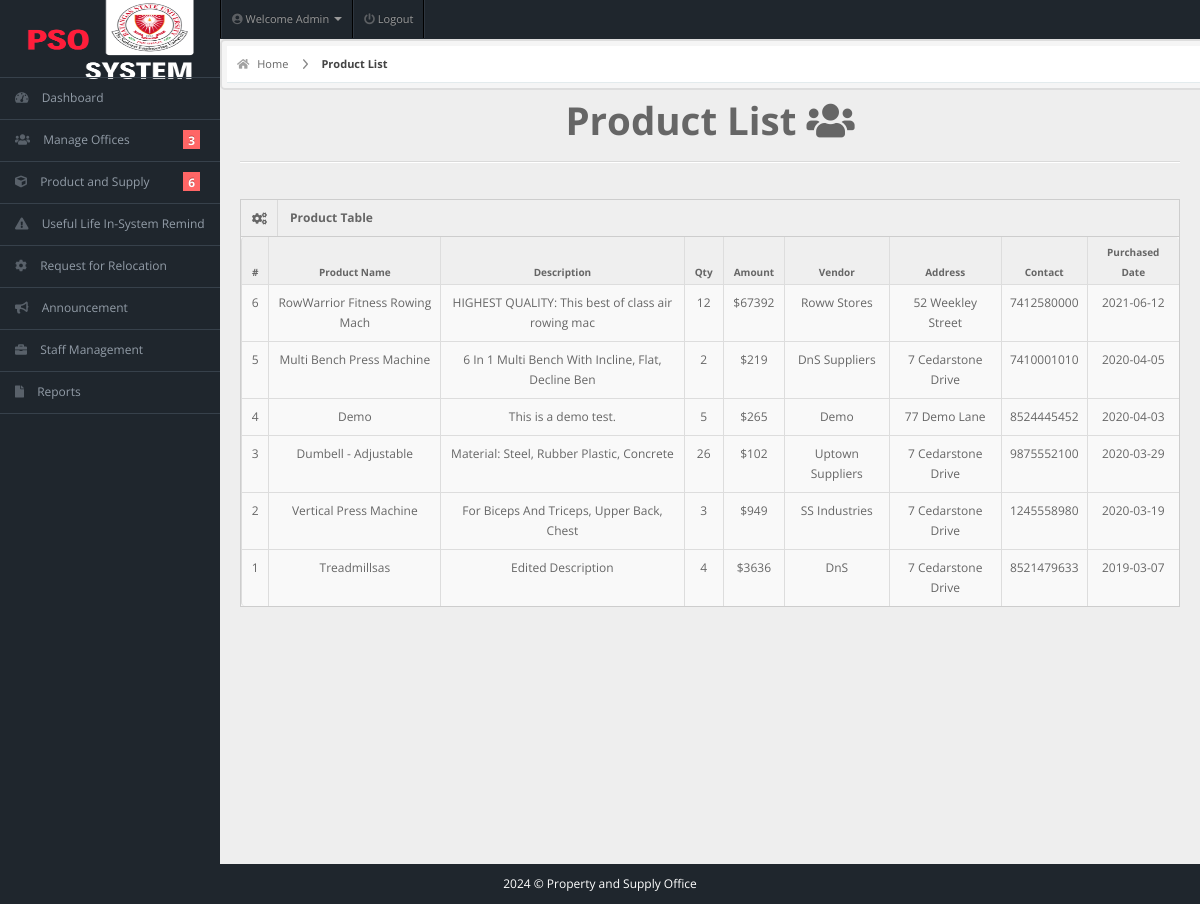
Page /admin/equipment.php (signed in) on the committed database.
### tables this page shows
CREATE TABLE IF NOT EXISTS `equipment` (
  `id` int NOT NULL AUTO_INCREMENT,
  `name` varchar(30) NOT NULL,
  `amount` int NOT NULL,
  `quantity` int NOT NULL,
  `vendor` varchar(50) NOT NULL,
  `description` varchar(50) NOT NULL,
  `address` varchar(20) NOT NULL,
  `contact` varchar(10) NOT NULL,
  `date` date NOT NULL,
  PRIMARY KEY (`id`)
);

### admin/equipment.php (the view, shortened to what this page needs)
<!DOCTYPE html>
<html lang="en">
<head>
  <link rel="stylesheet" href="../css/bootstrap.min.css" />
  <link rel="stylesheet" href="../css/bootstrap-responsive.min.css" />
  <link rel="stylesheet" href="../css/fullcalendar.css" />
  <link rel="stylesheet" href="../css/matrix-style.css" />
  <link rel="stylesheet" href="../css/matrix-media.css" />
  <link href="../font-awesome/css/fontawesome.css" rel="stylesheet" />
  <link href="../font-awesome/css/all.css" rel="stylesheet" />
  <link rel="stylesheet" href="../css/jquery.gritter.css" />
</head>
<body>
  <?php include 'includes/topheader.php' ?>
  <?php $page = 'list-equip';
  include 'includes/sidebar.php' ?>
  <div id="content">
    <div id="content-header">
      <div id="breadcrumb">
        <a href="index.php" title="Go to Home" class="tip-bottom"><i class="fas fa-home"></i> Home</a>
        <a href="#" class="current">Product List</a>
      </div>
    </div>
    <div class="container-fluid">
      <h1 class="text-center">Product List <i class="fas fa-users"></i></h1>
      <hr>
      <div class="row-fluid">
        <div class="span12">
          <div class='widget-box'>
            <div class='widget-title'>
              <span class='icon'> <i class='fas fa-cogs'></i> </span>
              <h5>Product Table</h5>
            </div>
            <div class='widget-content nopadding'>
              <?php
              include "dbcon.php";
              $qry = "SELECT * FROM equipment ORDER BY date DESC";
              $result = mysqli_query($con, $qry);
              if ($result) {
                $total_equipment = mysqli_num_rows($result);
                $cnt = $total_equipment;
                echo "<table class='table table-bordered table-hover'>
                                <thead>
                                    <tr>
                                        <th>#</th>
                                        <th>Product Name</th>
                                        <th>Description</th>
                                        <th>Qty</th>
                                        <th>Amount</th>
                                        <th>Vendor</th>
                                        <th>Address</th>
                                        <th>Contact</th>
                                        <th>Purchased Date</th>
                                    </tr>
                                </thead>
                                <tbody>";
                while ($row = mysqli_fetch_assoc($result)) {
                  echo "<tr>
                                    <td><div class='text-center'>" . $cnt . "</div></td>
                                    <td><div class='text-center'>" . $row['name'] . "</div></td>
                                    <td><div class='text-center'>" . $row['description'] . "</div></td>
                                    <td><div class='text-center'>" . $row['quantity'] . "</div></td>
                                    <td><div class='text-center'>$" . $row['amount'] . "</div></td>
                                    <td><div class='text-center'>" . $row['vendor'] . "</div></td>
                                    <td><div class='text-center'>" . $row['address'] . "</div></td>
                                    <td><div class='text-center'>" . $row['contact'] . "</div></td>
                                    <td><div class='text-center'>" . $row['date'] . "</div></td>
                                    </tr>";
                  $cnt--;
                }
                echo "</tbody></table>";
              } else {
                echo "Error: " . mysqli_error($con);
              }
              ?>
            </div>
          </div>
        </div>
      </div>
    </div>
  </div>
  <?php include 'includes/footer.php'; ?>
</body>
</html>

### css/matrix-style.css (style rules this page uses)
* { outline: none !important; -moz-outline: none !important; }
html, body { height: 100%; }
body { overflow-x: hidden; margin-top: -10px; font-family: "Open Sans", sans-serif; font-size: 12px; color: #666; }
a { color: #666; }
select, textarea, input[type="text"], input[type="password"], input[type="datetime"], input[type="datetime-local"], input[type="date"], input[type="month"], input[type="time"], input[type="week"], input[type="number"], input[type="email"], input[type="url"], input[type="search"], input[type="tel"], input[type="color"], .uneditable-input, .label, .dropdown-menu, .btn, .well, .progress, .table-bordered, .btn-group > .btn:first-child, .btn-group > .btn:last-child, .btn-group > .btn:last-child, .btn-group > .dropdown-toggle, .alert { border-radius: 0px; }
hr { border-top-color: #dadada; }
#content { background: none repeat scroll 0 0 #eeeeee; margin-left: 220px; margin-right: 0; padding-bottom: 25px; position: relative; min-height: 100%; width: auto; }
#content-header { position: abslute; width: 100%; margin-top: -38px; z-index: 20; }
#breadcrumb { background-color: #fff; border-bottom: 1px solid #e3ebed; }
#breadcrumb a { padding: 8px 20px 8px 10px; display: inline-block; background-image: url("../img/breadcrumb.png"); background-position: center right; background-repeat: no-repeat; font-size: 11px; color: #666666; }
#breadcrumb a:last-child { background-image: none; }
#breadcrumb a.current { font-weight: bold; color: #444444; }
#breadcrumb a i { margin-right: 5px; opacity: 0.6; }
.widget-box { background: none repeat scroll 0 0 #f9f9f9; border-left: 1px solid #cdcdcd; border-top: 1px solid #cdcdcd; border-right: 1px solid #cdcdcd; clear: both; margin-top: 16px; margin-bottom: 16px; position: relative; }
.widget-title, .modal-header, .table th, div.dataTables_wrapper .ui-widget-header { background: #efefef; border-bottom: 1px solid #cdcdcd; height: 36px; }
.widget-title span.icon { padding: 9px 10px 7px 11px; float: left; border-right: 1px solid #dadada; }
.widget-title h5 { color: #666; float: left; font-size: 12px; font-weight: bold; padding: 12px; line-height: 12px; margin: 0; }
.widget-content { padding: 15px; border-bottom: 1px solid #cdcdcd; }
.table th { height: auto; font-size: 10px; padding: 5px 10px 2px; border-bottom: 0; text-align: center; color: #666666; }
.nopadding { padding: 0 !important; }
.nopadding .table { margin-bottom: 0; }
.nopadding .table-bordered { border: 0; }

### css/matrix-media.css (style rules this page uses)
body { background:#2E363F; }

### admin/includes/topheader.php (style rules this page uses)
#content #content-header { border: 2px solid #ddd; padding: 5px; background-color: #f5f5f5; border-radius: 5px; }

### admin/includes/sidebar.php (style rules this page uses)
body { background-color: #1f262d; }

### rows in the picture
equipment: name "RowWarrior Fitness Rowing Mach", description "HIGHEST QUALITY: This best of class air rowing mac", quantity "12", amount "67392", vendor "Roww Stores", address "52 Weekley Street", contact "7412580000", date "2021-06-12"
equipment: name "Multi Bench Press Machine", description "6 In 1 Multi Bench With Incline, Flat, Decline Ben", quantity "2", amount "219", vendor "DnS Suppliers", address "7 Cedarstone Drive", contact "7410001010", date "2020-04-05"
equipment: name "Demo", description "This is a demo test.", quantity "5", amount "265", vendor "Demo", address "77 Demo Lane", contact "8524445452", date "2020-04-03"
equipment: name "Dumbell - Adjustable", description "Material: Steel, Rubber Plastic, Concrete", quantity "26", amount "102", vendor "Uptown Suppliers", address "7 Cedarstone Drive", contact "9875552100", date "2020-03-29"
equipment: name "Vertical Press Machine", description "For Biceps And Triceps, Upper Back, Chest", quantity "3", amount "949", vendor "SS Industries", address "7 Cedarstone Drive", contact "1245558980", date "2020-03-19"
equipment: name "Treadmillsas", description "Edited Description", quantity "4", amount "3636", vendor "DnS", address "7 Cedarstone Drive", contact "8521479633", date "2019-03-07"

### other values in the picture
$query->num_rows "3"
$query->num_rows "6"
